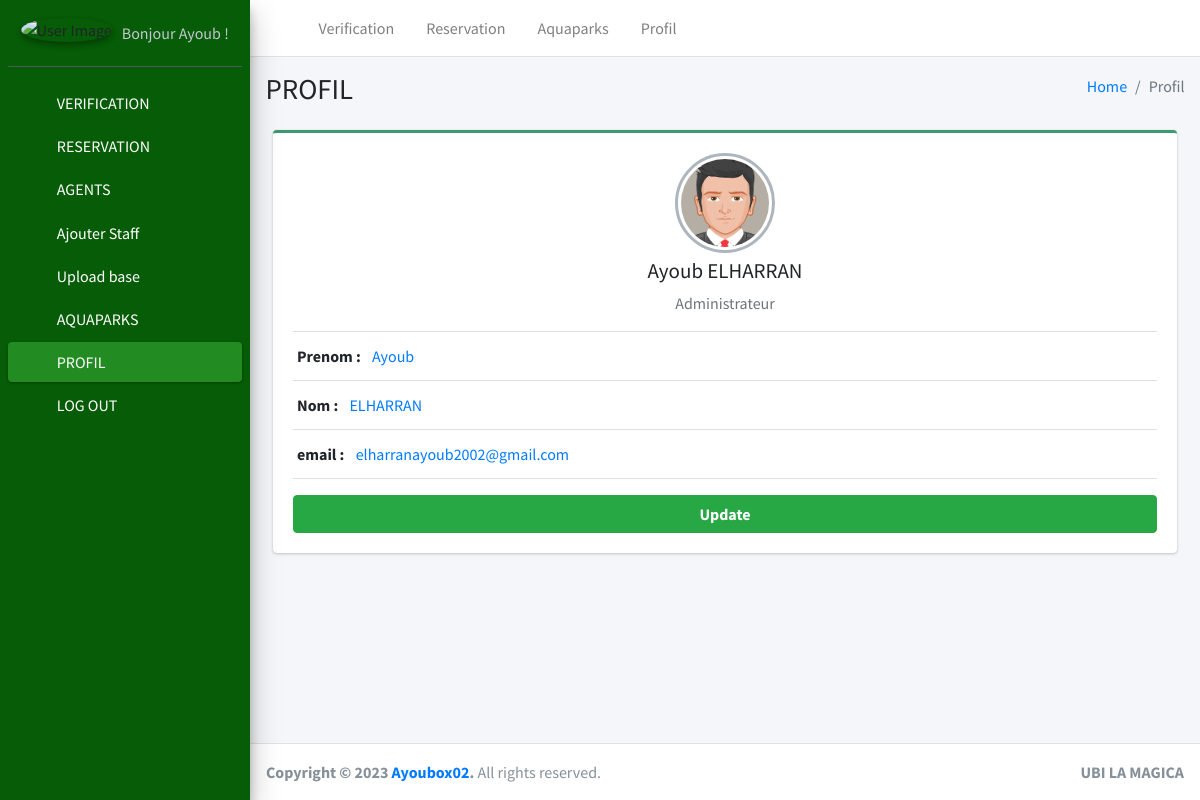
The app's page /profil/ (signed in) with its own data.
### aquaparks_app/models.py (models this page shows)
class CustomUser(AbstractUser):
    groups = models.ManyToManyField(Group, related_name='customuser_groups')
    user_permissions = models.ManyToManyField(Permission, related_name='customuser_user_permissions')
    USER_TYPE = (
        ('1', 'admin'),
        ('2', 'staff'),
        )
    GENDER = (('m', 'male'), ('f', 'female'))
    username = models.CharField(max_length=50, unique=True)
    email = models.EmailField(blank=True)
    user_type = models.CharField( default= '2', choices= USER_TYPE, max_length=1)
    gender = models.CharField( choices= GENDER, max_length=1 , default='male' )
    created_at = models.DateTimeField( auto_now_add= True)
    updated_at = models.DateTimeField( auto_now= True )
    first_name = models.CharField(max_length=50,blank=True)
    last_name = models.CharField(max_length=100,blank=True)
    REQUIRED_FIELDS = []
    objects = CustomUserManager()

### aquaparks_app/views.py (the view)
# urls.py: path('profil/',views.profil,name='profil_page'),
def profil(request):
    if not request.user.is_authenticated:
        return redirect(reverse('login_page'))
    context = {
        'page_header_title' : 'profil',
        'active_sidebar' : 'profil',
    }
    return render(request, 'common_templates/profil.html', context)

### aquaparks_app/templates/common_templates/profil.html
{% extends 'aquaparks_app/base.html' %}
{% load static %}
{% block content %}
  <div class="col-12">
      <div class="card card-olive card-outline">
          <div class="card-body box-profile">
          <div class="text-center">
            {% if user.gender == 'm' %}
                <img class="profile-user-img img-fluid img-circle" src= "{% static 'dist/img/avatarm.png' %}" alt="User profile picture">
            {% else %}
                <img class="profile-user-img img-fluid img-circle" src= "{% static 'dist/img/avatarf.png' %}" alt="User profile picture">
            {% endif %}
            </div>
          <h3 class="profile-username text-center">{{ user.first_name|title|add:" " }}{{ user.last_name|upper }}</h3>
          {% if user.user_type == '1' %}
            <p class="text-muted text-center">Administrateur</p>
          {% else %}
            <p class="text-muted text-center">Staff</p>
          {% endif %}
          <ul class="list-group list-group-unbordered mb-3">
              <li class="list-group-item">
              <b class="text ml-1">Prenom : </b> <a class="text ml-2">{{ user.first_name|title}} </a>
              </li>
              <li class="list-group-item">
              <b class="text ml-1">Nom : </b> <a class="text ml-2">{{user.last_name|upper}}</a>
              </li>
              <li class="list-group-item">
              <b class="text ml-1">email : </b> <a class="text ml-2">{{user.email}} </a>
              </li>
          </ul>
          <a href="#" class="btn btn-success btn-block"><b>Update</b></a>
          </div>
      </div>
  </div>
{% endblock content%}

### aquaparks_app/templates/aquaparks_app/sidebar.html (shortened to what this page needs)
{% load static %}
<aside class="main-sidebar sidebar-dark-primary elevation-4">
    <div class="sidebar">
      <div class="user-panel mt-3 pb-3 mb-3 d-flex">
        <div class="image">
          <img src="{% static 'dist/img/ocp_logo2.png' %}" class="img-circle elevation-2" alt="User Image">
        </div>
        <div class="info">
          <a class="d-block">Bonjour {{ user.username|title }} !</a>
        </div>
      </div>
      <nav class="mt-2">
        <ul class="nav nav-pills nav-sidebar flex-column" data-widget="treeview" role="menu" data-accordion="false">
          <li class="nav-item ">
            <a {% if user.user_type == '1' %} href="{% url 'chercher_page' action='verification' %}" {% else %} href="{% url 'chercher_page_worker' action='verification' %}" {% endif %} {% if active_sidebar == 'verification' %} class="nav-link active" style="background-color:forestgreen;" {% else %} class="nav-link" {% endif %}>
                <i class="nav-icon fas fa-user-check"></i>
              <p>
                VERIFICATION
              </p>
            </a>
          </li>
          <li class="nav-item ">
            <a {% if user.user_type == '1' %} href="{% url 'chercher_page' action='reservation' %}" {% else %} href="{% url 'chercher_page_worker' action='reservation' %}" {% endif %} {% if active_sidebar == 'reservation' %} class="nav-link active" style="background-color:forestgreen;" {% else %} class="nav-link" {% endif %} >
                <i class="nav-icon far fa-calendar-check"></i>
              <p>
                RESERVATION
              </p>
            </a>
          </li>
          {% if user.user_type == '1' %}
          <li class="nav-item {% if code %} menu-is-opening menu-open {% endif %}">
            <a href="#" class="nav-link">
            <i class="nav-icon fas fa-users"></i>
            <p>
            AGENTS
            <i class="right fas fa-angle-left"></i>
            </p>
            </a>
           </li>
           <li class="nav-item ">
            <a href="{% url 'add_user'  %}" {% if active_sidebar == 'Ajouter Staff' %} class="nav-link active" style="background-color:forestgreen;" {% else %} class="nav-link" {% endif %}>
              <i class="nav-icon fas fa-user-plus"></i>
              <p>
                Ajouter Staff
              </p>
            </a>
          </li>
          <li class="nav-item ">
            <a href="{% url 'upload_base' %}" {% if active_sidebar == 'Upload Base' %} class="nav-link active" style="background-color:forestgreen;" {% else %} class="nav-link" {% endif %} >
              <i class="nav-icon fas fa-database"></i>
              <p>
                Upload base
              </p>
            </a>
          </li>
           {% endif %}
           <li class="nav-item ">
            <a href="{% url 'aquaparks_page' %}" {% if active_sidebar == 'aquaparks' %} class="nav-link active" style="background-color:forestgreen;" {% else %} class="nav-link" {% endif %} >
                <i class="nav-icon fas fa-swimming-pool"></i>
              <p>
                AQUAPARKS
              </p>
            </a>
          </li>
          <li class="nav-item ">
            <a href="{% url 'profil_page' %}" {% if active_sidebar == 'profil' %} class="nav-link active" style="background-color:forestgreen;" {% else %} class="nav-link" {% endif %} >
                <i class="nav-icon fas fa-user-circle"></i>
              <p>
                PROFIL
              </p>
            </a>
          </li>
          <li class="nav-item ">
            <a href="{% url 'do_logout' %}" class="nav-link ">
              <i class="nav-icon fas fa-sign-out-alt"></i>
              <p>
                LOG OUT
              </p>
            </a>
          </li>
        </ul>
      </nav>
    </div>
  </aside>

### aquaparks_app/templates/aquaparks_app/header.html (style rules this page uses)
.sidebar-dark-primary { background-color: rgb(7, 92, 7); }
.sidebar-dark-primary .nav-sidebar .nav-item .nav-link { color: rgb(255, 255, 255); }

### records on screen
CustomUser: username "Ayoub", first_name|add "Ayoub", last_name "ELHARRAN", first_name "Ayoub", email "elharranayoub2002@gmail.com"

### other values on screen
{{ page_header_title|upper }} "PROFIL"
{{ page_header_title|title }} "Profil"
